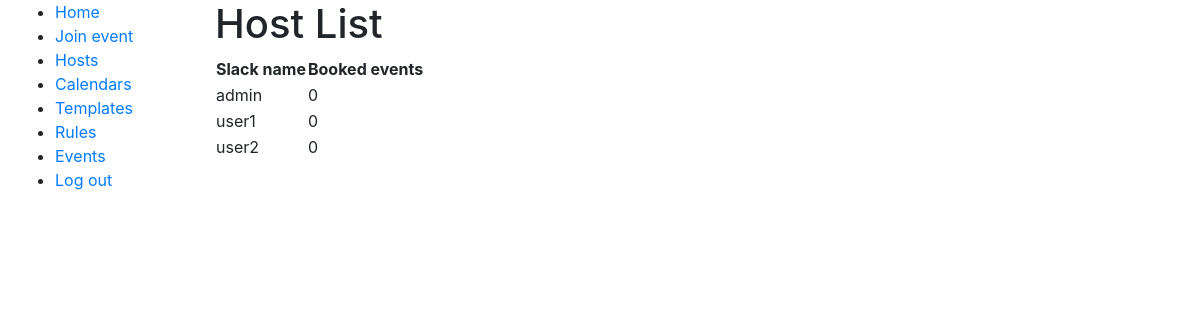
The page /scheduler/hosts (signed in) on the database as committed earlier.
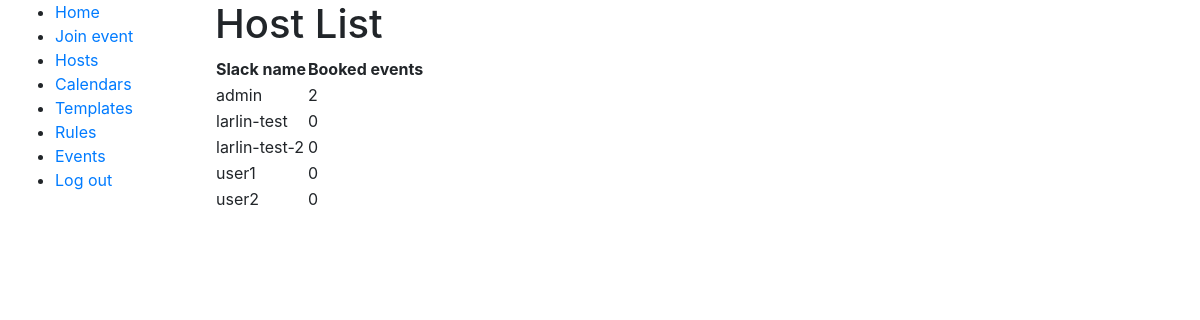
The same page on the database as committed later.
### accounts/models.py (models this page shows, shortened)
class User(AbstractBaseUser, PermissionsMixin):
    USERNAME_FIELD = 'email'
    objects = UserManager()
    slackIdValid = RegexValidator(r'^((?!@).)*$', 'Please enter a slack name without @.',
            code='invalid_slackId')
    email = models.EmailField(unique=True)
    slackId = models.CharField(max_length=100, verbose_name="Slack namn", unique=True, blank=False, null=False, validators=[slackIdValid])
    is_active = models.BooleanField(default=False)
    is_staff = models.BooleanField(default=False)
    is_registration_complete = models.BooleanField(default=False)

### scheduler/views.py (the view)
# urls.py: path('hosts', views.HostListView.as_view(template_name='host_list.html'),
class HostListView(UserIsStaffMixin, generic.ListView):
    model = accounts.models.User
    def get_queryset(self):
        queryset = accounts.models.User.objects.all().annotate(
            events_count=Count('eventinstance', filter=Q(eventinstance__status=1)))
        return queryset

### scheduler/views.py (called while the page is built)
    def test_func(self):
        return self.request.user.is_staff

### scheduler/templates/host_list.html
{% extends "base_generic.html" %}
{% block content %}
<h1>Host List</h1>
{% if object_list %}
<table>
  <thead><tr>
    <th>Slack name</th>
    <th>Booked events</th>
  </tr></thead>
  {% for host in object_list %}
  <tr>
    <td>{{ host.slackId }}</td>
    <td>{{ host.events_count  }}</td>
  </tr>
  {% endfor %}
</table><br><br>
{% else %}
  <p>No hosts in list.</p>
{% endif %}
{% endblock %}

### scheduler/templates/base_generic.html (shortened to what this page needs)
<!DOCTYPE html>
<html lang="en">
<head>
  {% load bootstrap4 %}
  {% bootstrap_css %}
</head>
<body>
  <div class="container-fluid">
    <div class="row">
      <div class="col-sm-2">
      {% block sidebar %}
      <ul class="sidebar-nav">
          <li><a href="{% url 'index' %}">Home</a></li>
          <li><a href="{% url 'joinEvent' %}">Join event</a></li>
          {% if user.is_staff %}
          <li><a href="{% url 'hosts' %}">Hosts</a></li>
          <li><a href="{% url 'calendars' %}">Calendars</a></li>
          <li><a href="{% url 'templates' %}">Templates</a></li>
          <li><a href="{% url 'rules' %}">Rules</a></li>
          <li><a href="{% url 'events' %}">Events</a></li>
          {% endif %}
          <li><a href="{% url 'logout' %}">Log out</a></li>
      </ul>
     {% endblock %}
      </div>
      <div class="col-sm-10 ">
      {% block content %}{% endblock %}
      </div>
    </div>
  </div>
</body>
</html>

Rows that differ between the two databases and show on the page:
changed User "admin": events_count "0" → "2"
added User: slackId "larlin-test", events_count "0"
added User: slackId "larlin-test-2", events_count "0"
